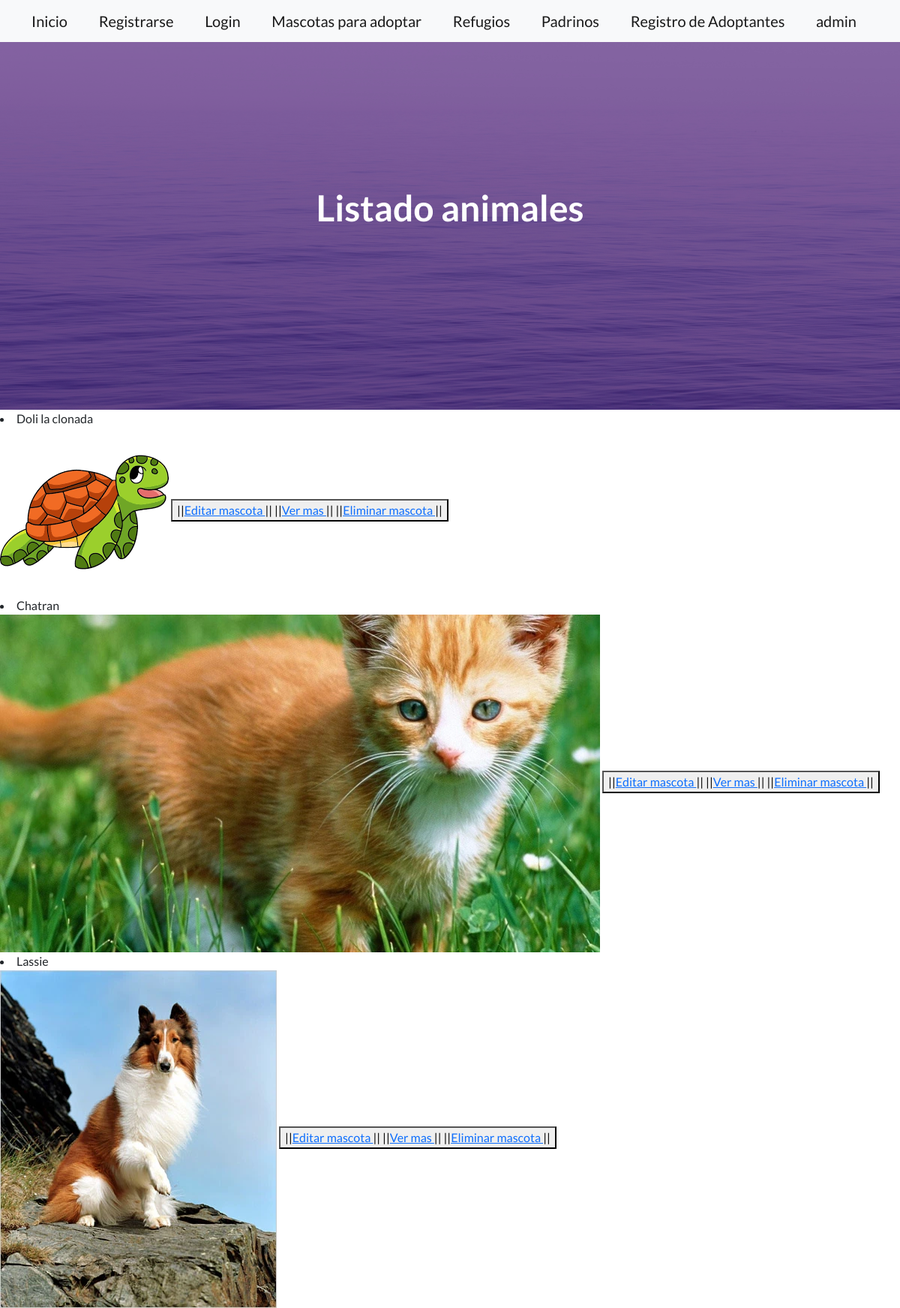
The app's page /listado_animales/ with its own data.
### DogsApp/models.py (models this page shows)
class Adoptado(models.Model):
    animal=models.CharField(max_length=15)
    nombre= models.CharField(max_length=15)
    edad= models.CharField(max_length=2, default=0,blank=True)
    foto=models.ImageField(upload_to="fotos_adoptados", null=True, blank=True)

### DogsApp/views.py (the view)
# urls.py: path("listado_animales/",leerview,name="listado animales"),
def leerview(request):
    adoptados=Adoptado.objects.all()
    contexto={"adoptados":adoptados}
    return render(request,"temp_app/leer.html", contexto)

### DogsApp/templates/temp_app/leer.html (shortened to what this page needs)
{% extends "padre/padre.html" %}
{% block main %}
{% for a in adoptados %}
<li>{{a.nombre}} </li>
{% if  a.foto %}
<img src="{{a.foto.url}}" alt="ejemplo">
{% endif %}
<button>
||<a href ={%url "editar adoptado" a.id %}>Editar mascota </a>||
||<a href ={%url "detalle adoptado" a.id %}>Ver mas </a>||
||<a href ={%url "eliminar adoptado" a.id %}>Eliminar mascota </a>||
</button>
{% endfor %}
{% endblock main %}
{% block centro %}
Listado animales<Base></Base>
{% endblock centro %}

### records on screen
Adoptado: nombre "Doli la clonada", foto (picture)
Adoptado: nombre "Chatran", foto (picture)
Adoptado: nombre "Lassie", foto (picture)
